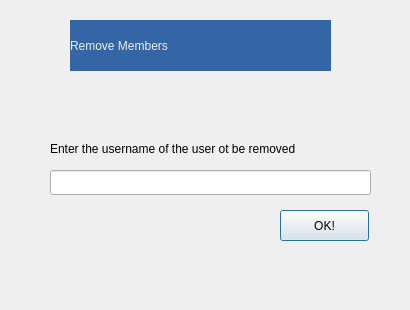
<?xml version="1.0" encoding="UTF-8"?>
<ui version="4.0">
 <class>Removemembers</class>
 <widget class="QDialog" name="Removemembers">
  <property name="geometry">
   <rect>
    <x>0</x>
    <y>0</y>
    <width>410</width>
    <height>310</height>
   </rect>
  </property>
  <property name="windowTitle">
   <string>Dialog</string>
  </property>
  <widget class="QLabel" name="label">
   <property name="geometry">
    <rect>
     <x>70</x>
     <y>20</y>
     <width>261</width>
     <height>51</height>
    </rect>
   </property>
   <property name="styleSheet">
    <string notr="true">background-color: rgb(52, 101, 164);
color: rgb(238, 238, 236);
font: 57 22pt &quot;Ubuntu&quot;;</string>
   </property>
   <property name="text">
    <string>Remove Members</string>
   </property>
  </widget>
  <widget class="QLabel" name="label_2">
   <property name="geometry">
    <rect>
     <x>50</x>
     <y>140</y>
     <width>341</width>
     <height>17</height>
    </rect>
   </property>
   <property name="text">
    <string>Enter the username of the user ot be removed</string>
   </property>
  </widget>
  <widget class="QPushButton" name="Remove">
   <property name="geometry">
    <rect>
     <x>280</x>
     <y>210</y>
     <width>89</width>
     <height>31</height>
    </rect>
   </property>
   <property name="text">
    <string>OK!</string>
   </property>
  </widget>
  <widget class="QLineEdit" name="lineEdit_username">
   <property name="geometry">
    <rect>
     <x>50</x>
     <y>170</y>
     <width>321</width>
     <height>25</height>
    </rect>
   </property>
  </widget>
  <widget class="QLabel" name="Status">
   <property name="geometry">
    <rect>
     <x>30</x>
     <y>226</y>
     <width>171</width>
     <height>61</height>
    </rect>
   </property>
   <property name="text">
    <string/>
   </property>
  </widget>
 </widget>
 <resources/>
 <connections/>
</ui>
